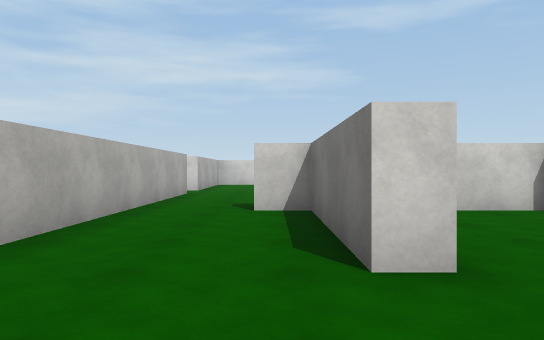
view 1 (above)

22 first-person views from a walk through a Unity game level. The camera is 1.2 m above the floor, looks level and sees 70° across. The floor is counted in squares, 2 m on a side. Each view is taken from the middle of a square. On the plan, view 1 faces up. The plan holds only what a view shows up to about 11 squares ahead; the rest is blank. Surface patterns are stand-ins for the level's own textures.

view 2
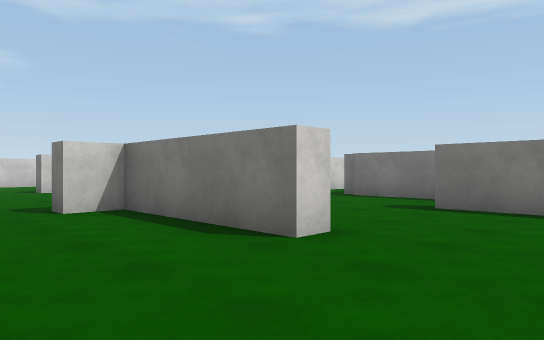

view 3
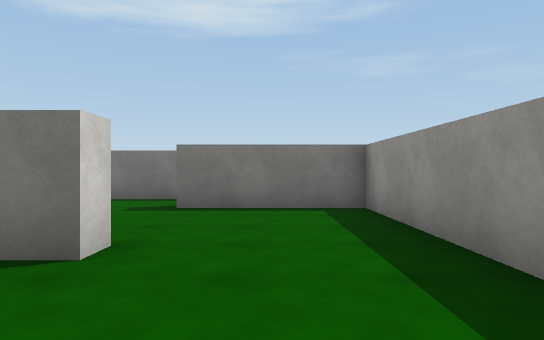

view 4
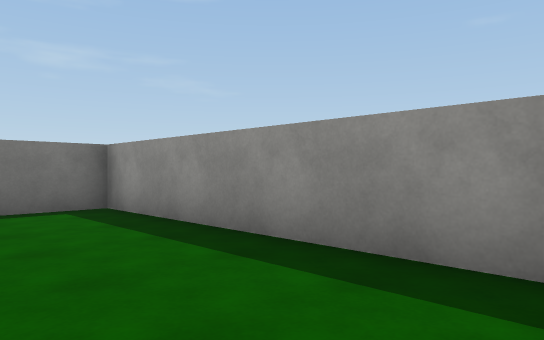

view 5
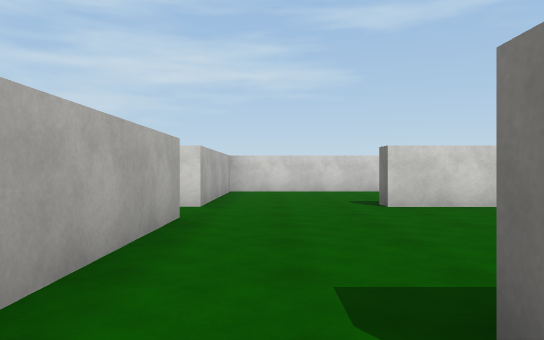

view 6
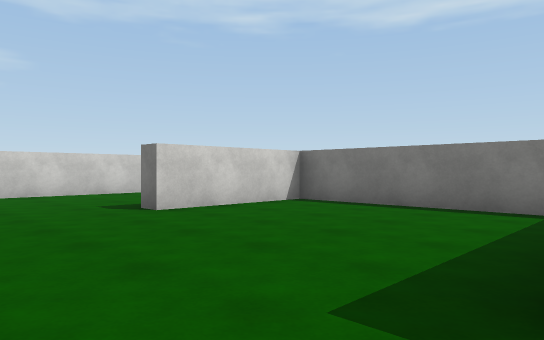

view 7
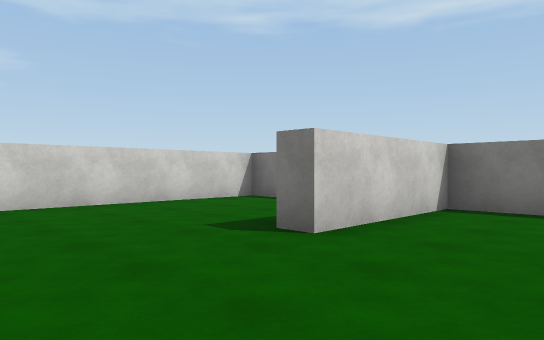

view 8
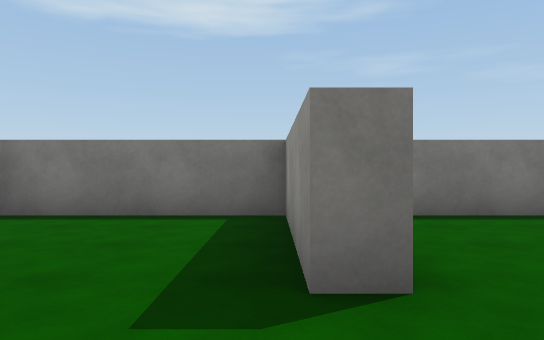

view 9
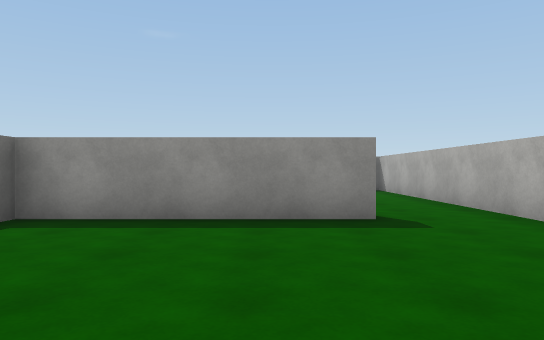

view 10
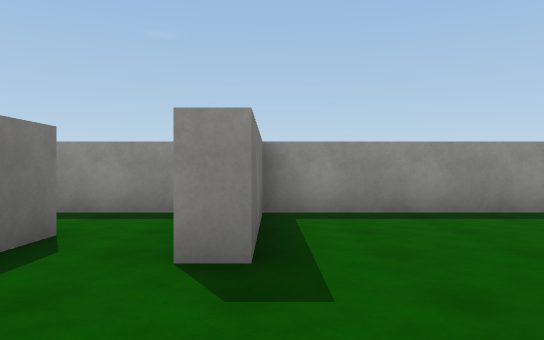

view 11
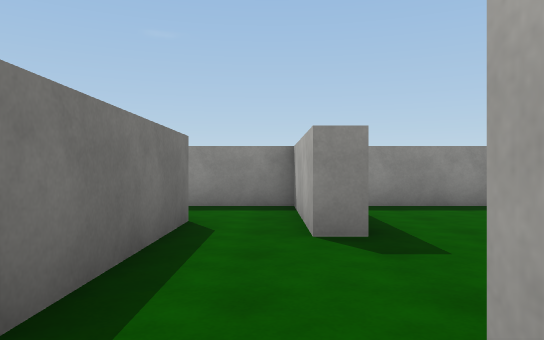

view 12
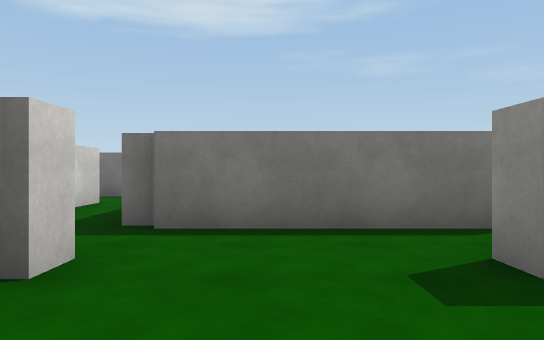

view 13
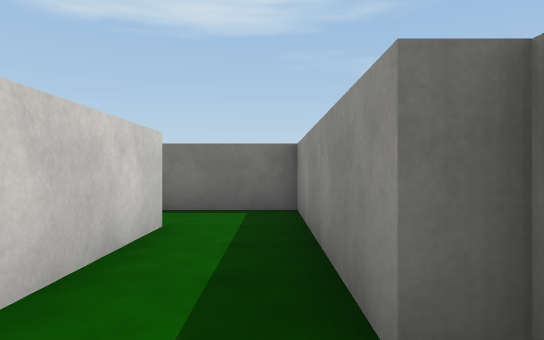

view 14
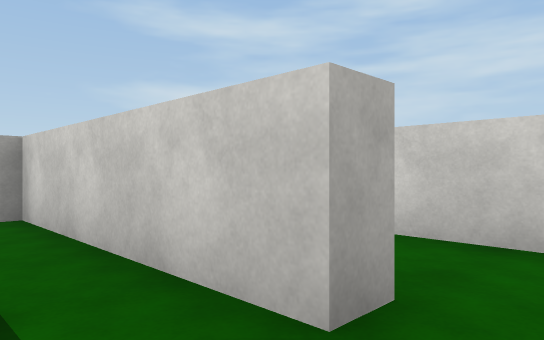

view 15
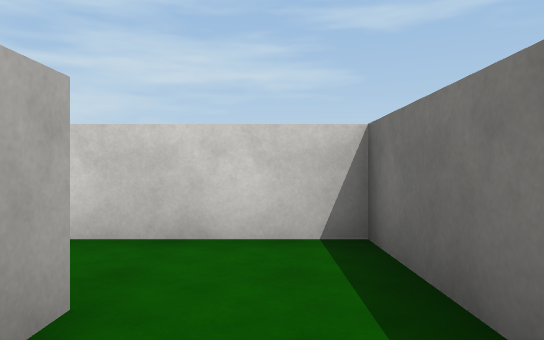

view 16
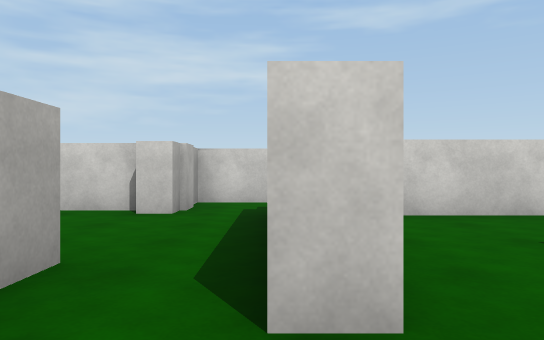

view 17
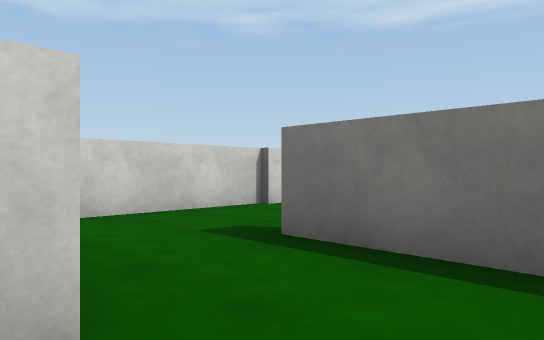

view 18
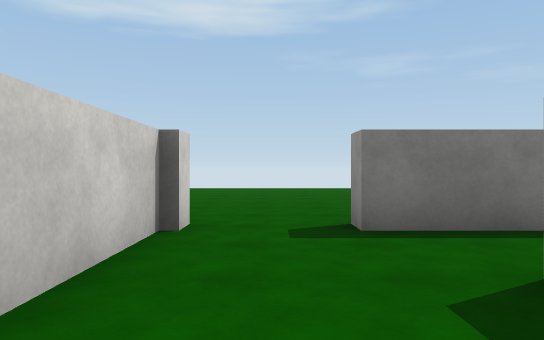

view 19
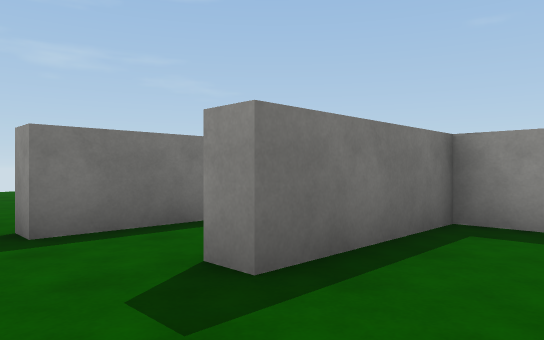

view 20
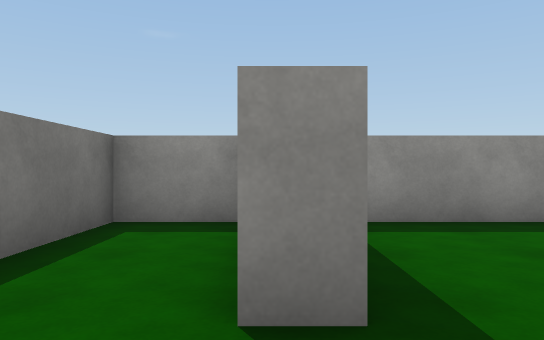

view 21
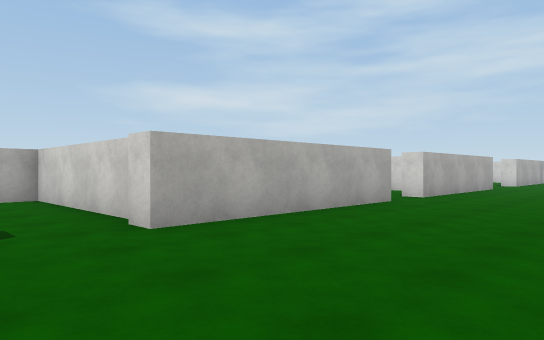

view 22
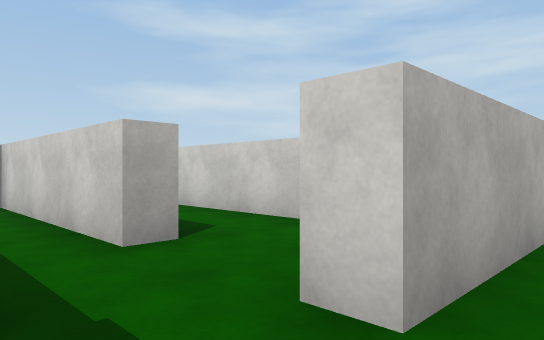

### Floor plan
Ten units are one square. View 1 is at (0, 0); x grows to the right and y downward. Boxes are objects, and circles mark ways between rooms. Rooms are numbered by the first view taken in them; rooms with no view inside come last. Other rooms are left out.
<svg viewBox="-27 -163 152 173">
<path fill="none" stroke="#000" d="M11 -23 6 -23 6 -58 -3 -58M-16 5 41 5 41 -25 46 -25 46 -15M-22 -45 -22 0M46 -53 41 -53M41 -58 28 -58M60 -14 60 -52M62 -51 62 -56M-22 -100 -22 -45M-3 -58 -3 -63 41 -63 41 -113 9 -113 9 -118 41 -118 41 -158 -22 -158 -22 -114M62 -56 108 -56 108 -75M91 -72 46 -72 46 -53M46 -15 46 5 66 5M65 -14 60 -14M86 -15 86 -25M85 -51 65 -51M86 -25 92 -25M94 5 108 5 108 -31M109 -51 85 -51M113 -150 113 -113 108 -113M113 -100 113 -49 108 -49M108 -31 114 -31M91 -113 46 -113M89 -136 60 -136M91 -119 91 -113M66 5 86 5 86 -15"/>
<circle cx="-15" cy="-55" r="3" fill="#2a7"/>
<circle cx="50" cy="-60" r="3" fill="#2a7"/>
<circle cx="50" cy="-20" r="3" fill="#2a7"/>
<circle cx="60" cy="-5" r="3" fill="#2a7"/>
<circle cx="90" cy="-35" r="3" fill="#2a7"/>
<circle cx="75" cy="-20" r="3" fill="#2a7"/>
<circle cx="110" cy="-40" r="3" fill="#2a7"/>
<circle cx="110" cy="-110" r="3" fill="#2a7"/>
<circle cx="100" cy="-120" r="3" fill="#2a7"/>
<text x="10" y="-20">1</text>
<text x="0" y="-110">2</text>
<text x="70" y="-70">3</text>
<text x="50" y="-10">4</text>
<text x="70" y="-30">5</text>
<text x="100" y="-20">6</text>
<text x="120" y="-140">7</text>
<text x="70" y="-110">8</text>
<text x="80" y="-130">9</text>
<text x="70" y="-10">10</text>
</svg>
Room 1 opens to room 2. Room 1 opens to room 3. Room 1 opens to room 4. Room 4 opens to room 10. Room 5 opens to room 6. Room 5 opens to room 10. Room 6 opens to room 7. Room 7 opens to room 8. Room 8 opens to room 9.

Where each view was taken, in squares from view 1:
view 1: 0 up, 0 right, facing up
view 2: 0 up, 2 left, facing up-right
view 3: 1 up, 2 left, facing right
view 4: 2 up, 2 left, facing down-right
view 5: 5 up, 1 left, facing up
view 6: 6 up, 2 left, facing up-right
view 7: 9 up, 2 left, facing up-right
view 8: 12 up, 1 left, facing right
view 9: 11 up, 1 right, facing down
view 10: 5 up, 4 right, facing down
view 11: 6 up, 5 right, facing down
view 12: 4 up, 2 right, facing right
view 13: 6 up, 5 right, facing right
view 14: 6 up, 10 right, facing up-left
view 15: 6 up, 10 right, facing up
view 16: 0 up, 6 right, facing up
view 17: 0 up, 6 right, facing up-right
view 18: 4 up, 7 right, facing right
view 19: 4 up, 7 right, facing down-right
view 20: 4 up, 9 right, facing down
view 21: 3 up, 15 right, facing up-left
view 22: 10 up, 12 right, facing up-left
